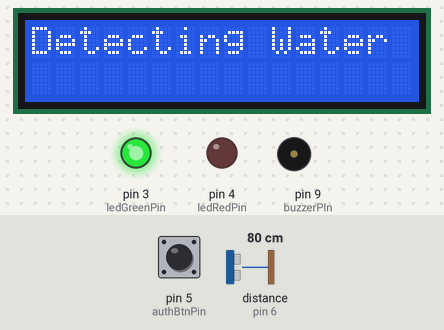
The sketch below on a simulated Arduino Mega 2560, built with avr-gcc and run on an emulated ATmega2560. Parts: 16×2 character LCD, output pins drawn as LEDs (lit = HIGH), buzzer (waves = sounding). Wiring (inferred from the names in the program): ultrasonic range finder: trigger pin 7; echo pin 6. Inputs (shaded band) come from the test bench; at power-on: distance to the obstacle (sensor on pin 6) 80 cm, pin 5 (authBtnPin) LOW. The echo pulse lasts 58.3 µs per cm; pins used as bus, display or sensor lines are not drawn; what the sketch prints to the serial monitor is not drawn.

Above: at 1.3 s.
1.4 s: distance to the obstacle (sensor on pin 6) set to 2 cm
At 5.9 s:
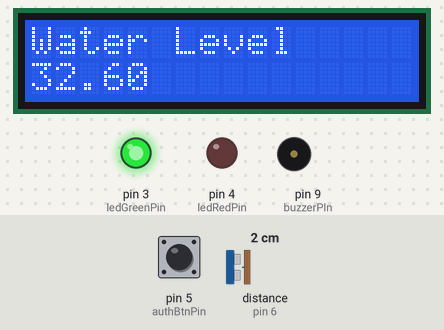
At 16.3 s:
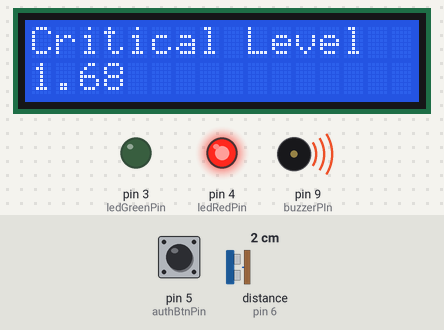
Timing chart, 0 to 19.9 s (numbered marks = the images above; inputs shaded):
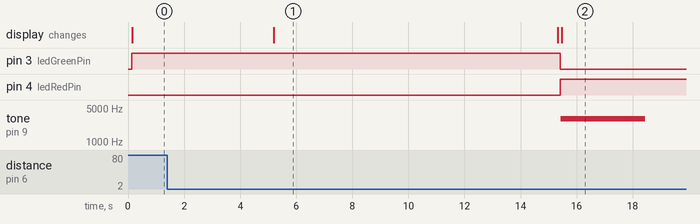

Measured:
- after the input at 1.4 s, pin 3 (ledGreenPin): HIGH → LOW after 14.0 s; pin 4 (ledRedPin): LOW → HIGH after 14.0 s; tone on pin 9 (buzzerPIn): silent → 3000 Hz after 14.0 s, → silent 3.0 s later
- what the display in image 1 shows lasts 10.1 s, from 5.2 s to 15.3 s

The sketch:

arduino_sketch.ino
```cpp
#include <LiquidCrystal.h>
#include <Servo.h>
#include <ArduinoJson.h>

LiquidCrystal lcd(50, 51, 10, 11, 12, 13);

const size_t CAPACITY = JSON_OBJECT_SIZE(5);

StaticJsonDocument<CAPACITY> document;

const String deviceId = "CL_CV_001";

const int ledGreenPin = 3;
const int ledRedPin = 4;

const int authBtnPin = 5;

const int utrEchoPin = 6;
const int utrTriggerPin = 7;

const int motorPin = 8;

const int buzzerPIn = 9;

const unsigned long buzzerDuration = 3000;

const double crticalWaterLevel = 10.0;

int iterations = 1;

Servo motorInstance;

void setup() {

 Serial.begin(9600);
 Serial1.begin(9600);

 initializeComponents();

}

void loop() {

 //default LED indicator level setting
 triggerIndicators(0, HIGH);
 triggerIndicators(1, LOW);

 //detect water level
 observeWaterLevel();

 delay(5000);

 //reset iterations
 resetIteration();

}

//initializing all connected components
void initializeComponents() {

 Serial.println("Initializing Components...");

 initializeIndicators();
 initializeAuthButton();
 initializeLcdDisplay();
 initializeSonar();
 initializeBuzzer();

}

//initializing the LED indicators
void initializeIndicators() {

  Serial.println("Initializing LED Indicators...");

  pinMode(ledRedPin, OUTPUT);
  pinMode(ledGreenPin, OUTPUT);

}

//controlling LED indicators
void triggerIndicators(int indicator, int status) {

  if(indicator == 0) {

    digitalWrite(ledGreenPin, status);

  } else if(indicator == 1) {

    digitalWrite(ledRedPin, status);
  }
}

//initializing the push button
void initializeAuthButton() {

  Serial.println("Initializing Authentication Button...");

  pinMode(authBtnPin, INPUT);

}

//get push button state
int getAuthButtonState() {

  return digitalRead(authBtnPin);
}

//initializing the Ultrasonic sensor
void initializeSonar() {

 Serial.println("Initializing Sonar Sensor...");

 pinMode(utrTriggerPin, OUTPUT);
 pinMode(utrEchoPin, INPUT);

}

//observe water level in the water stream
void observeWaterLevel() {

  Serial.println("Observing water Level...");

  unsigned long timeTaken;
  double distance;
  double total = 0;

  //multiple ultrasonic readings and calculating the average
  while(iterations <= 5) {

    digitalWrite(utrTriggerPin, HIGH);

    delayMicroseconds(10);

    digitalWrite(utrTriggerPin, LOW);

    timeTaken = pulseIn(utrEchoPin, HIGH);

    distance = (timeTaken * 0.034)/2;

    Serial.println("Water Level Reading " + String(iterations) + " : " + String(distance, 6));

    //iterative distance
    total = total + distance;

    iterations++;

    delay(1000);

  }

  //average ultrasonic reading
  total = total/5.0;

  Serial.println("Average Water Level = " + String(total, 6));

  lcdDisplay(total, 0);

  //send data to NodeMCU
  assembleAndTransmitNodeMcu(total, -1);

  //exceed critical water level
  if(total <= crticalWaterLevel) {

    //green led off
    triggerIndicators(0, LOW);

    //red led on
    triggerIndicators(1, HIGH);

    buzzerWarning();

    lcdDisplay(total, 1);

    Serial.println("Waiting for user permission to proceed!");

    //send data to NodeMCU
    assembleAndTransmitNodeMcu(total, 0);

    //waiting for the user input
    while(true) {

      if(getAuthButtonState() == HIGH) {

        Serial.println("User Permission Granted!");

        //turn motor on
        triggerMotor(45);

        triggerIndicators(1, LOW);
        triggerIndicators(0, HIGH);

        //send data to NodeMCU
        assembleAndTransmitNodeMcu(total, 1);

        break;

      }

    }

  }

}

//reset iteration level for the ultrasonic readings
void resetIteration() {

  Serial.println("Resetting Iteration Level...");

   iterations = 1;
}

//initializing the Buzzer
void initializeBuzzer(){

  Serial.println("Initializing Buzzer...");

  pinMode(buzzerPIn, OUTPUT);

}


//functioning the Buzzer
void buzzerWarning() {

  Serial.println("Triggering Buzzer!");

  tone(buzzerPIn, 3000, buzzerDuration);

}

//initializing the LCD display
void initializeLcdDisplay() {

  Serial.println("Initializing LCD Display...");

  lcd.begin(16, 2);

  lcd.print("Detecting Water Level...");
}

//functioning the LCD  display
void lcdDisplay(double total, int state) {

  Serial.println("Invoking LCD Display...");

  lcd.clear();

  if(state == 0) {

    lcd.setCursor(0, 0);
    lcd.print("Water Level");
    lcd.setCursor(0, 1);
    lcd.print(total);


  }
  else if (state == 1) {

    lcd.setCursor(0, 0);
    lcd.print("Critical Level");
    lcd.setCursor(0, 1);
    lcd.print(total);
  }

}

//functioning the Motor
void triggerMotor(int rotationSpeed) {

  Serial.println("Functioning Motor...");

  motorInstance.attach(motorPin);

  motorInstance.write(rotationSpeed);

  delay(500);

  motorInstance.detach();

}

//send data to NodeMCU
void assembleAndTransmitNodeMcu(double data, int flag){

  JsonObject requestBody = document.to<JsonObject>();

  requestBody["deviceId"] = deviceId;
  requestBody["waterLevel"] = data;
  requestBody["damnStatus"] = flag;

  Serial.print("data to be transmitted to NodeMCU :: ");
  serializeJson(document, Serial);
  Serial.println();

  serializeJson(document, Serial1);

}

//observe water leakage
void observeWaterLeakage(){

}
```
